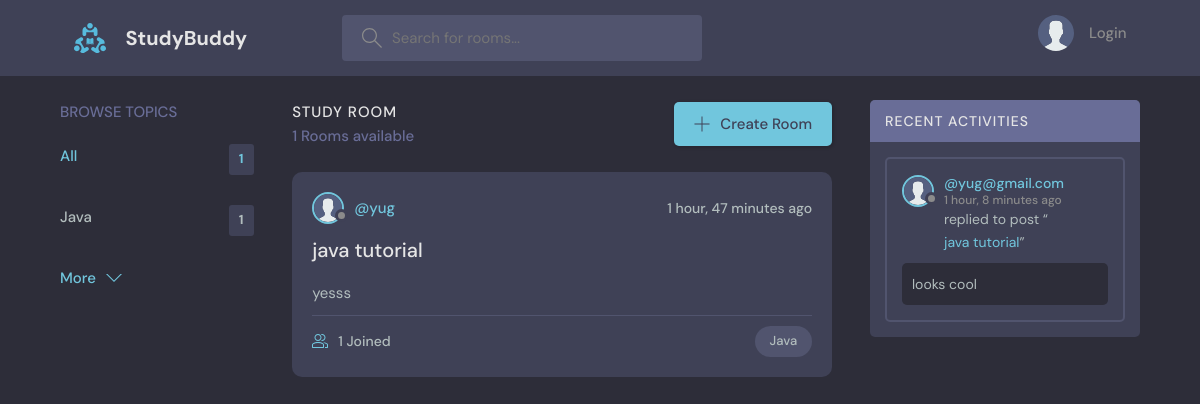
The page / on the database its author committed.
### base/models.py (models this page shows, shortened)
class Topic(models.Model):
    name = models.CharField(max_length=200)

class Room(models.Model):
    host =  models.ForeignKey(User, on_delete=models.CASCADE, null=True)
    topic = models.ForeignKey(Topic, on_delete=models.SET_NULL, null=True)
    name = models.CharField(max_length=200)
    description = models.TextField(null=True, blank=True)
    participants = models.ManyToManyField(User,related_name='participants',blank=True)  #bcoz we already have User model connected we need related_name and we also want to submit the form without having to check it therefore we use blank=True
    updated = models.DateTimeField(auto_now=True) #auto_now --> Updates the field to the current date and time every time the object is saved.
    created = models.DateTimeField(auto_now_add=True)  #auto_now_add --> Sets the field to the current date and time only when the object is first created
    class Meta:
        ordering = ['-updated','-created']  #this is for adding newest item to the top
    def __str__(self):
        return self.name

class User(AbstractUser):
    name = models.CharField(max_length=200,null=True)
    email = models.EmailField(unique=True,null=True)
    bio = models.TextField(null=True)
    avatar = models.ImageField(null=True,default ="avatar.svg")
    USERNAME_FIELD = 'email'
    REQUIRED_FIELDS = []

class Message(models.Model):
    user = models.ForeignKey(User, on_delete=models.CASCADE)
    room = models.ForeignKey(Room, on_delete=models.CASCADE)  #CASCADE means, "If the user is deleted, delete all their messages too."
    body = models.TextField(blank=True)
    updated = models.DateTimeField(auto_now=True)
    created = models.DateTimeField(auto_now_add=True)
    class Meta:
        ordering = ['-updated','-created']

### base/views.py (the view)
# urls.py: path('',views.home,name="Home"),
def home(request):
    q = request.GET.get('q') if request.GET.get('q') != None else ''
    rooms = Room.objects.filter(
        Q(topic__name__icontains=q) |
        Q(name__icontains=q) |
        Q(description__icontains=q)
    )
    topics = Topic.objects.all()[0:5]  # that will only give us 5 topics and the rest will be in more
    room_count = rooms.count()
    room_messages = Message.objects.filter( Q (room__topic__name__icontains=q)
    )
    context = {'rooms':rooms,'topics':topics,'room_count':room_count,'room_messages':room_messages}
    return render(request,'base/home.html',context)

### base/templates/base/home.html (shortened to what this page needs)
{% extends "main.html" %}
{% block content %}
    <main class="layout layout--3">
      <div class="container">
         {% include 'base/topics_components.html' %}
        <div class="roomList">
          <div class="roomList__header">
            <div>
              <h2>Study Room</h2>
              <p>{{room_count}} Rooms available</p>
            </div>
            <a class="btn btn--main" href="{% url 'Create-Room' %}">
              <svg version="1.1" xmlns="http://www.w3.org/2000/svg" width="32" height="32" viewBox="0 0 32 32">
                <title>add</title>
                <path
                  d="M16.943 0.943h-1.885v14.115h-14.115v1.885h14.115v14.115h1.885v-14.115h14.115v-1.885h-14.115v-14.115z"
                ></path>
              </svg>
              Create Room
            </a>
          </div>
          {% include 'base/feed_component.html' %}
        </div>
        {% include 'base/activity_component.html' %}
      </div>
    </main>
{% endblock %}

### base/templates/base/topics_components.html (shortened to what this page needs)
<div class="topics">
          <div class="topics__header">
            <h2>Browse Topics</h2>
          </div>
          <ul class="topics__list">
            <li>
              <a href="{% url 'Home' %}" class="active">All <span>{{topics.count}}</span></a>
            </li>
            {% for topic in topics%}
            <li>
              <a href="{% url 'Home' %}?q={{topic.name}}">{{topic.name}} <span>{{topic.room_set.all.count}}</span></a>
            </li>
            {% endfor %}
          </ul>
          <a class="btn btn--link" href="{% url 'topics' %}">
            More
            <svg version="1.1" xmlns="http://www.w3.org/2000/svg" width="32" height="32" viewBox="0 0 32 32">
              <title>chevron-down</title>
              <path d="M16 21l-13-13h-3l16 16 16-16h-3l-13 13z"></path>
            </svg>
          </a>
        </div>

### base/templates/base/feed_component.html (shortened to what this page needs)
{% for room in rooms %}
<div class="roomListRoom">
            <div class="roomListRoom__header">
              <a href="{% url 'user-profile' room.host.id %}" class="roomListRoom__author">
                <div class="avatar avatar--small">
                  <img src="{{room.host.avatar.url}}" />
                </div>
                <span>@{{room.host.username}}</span>
              </a>
              <div class="roomListRoom__actions">
                <span>{{room.created|timesince}} ago</span>
              </div>
            </div>
            <div class="roomListRoom__content">
              <a href="{% url 'Room' room.id %}">{{room.name}}</a>
              <p>
                {{room.description}}
              </p>
            </div>
            <div class="roomListRoom__meta">
              <a href="{% url 'Room' room.id %}" class="roomListRoom__joined">
                {{room.participants.all.count}} Joined
              </a>
              <p class="roomListRoom__topic">{{room.topic.name}}</p>
            </div>
</div>
{% endfor %}

### base/templates/base/activity_component.html (shortened to what this page needs)
<div class="activities">
          <div class="activities__header">
            <h2>Recent Activities</h2>
          </div>
          {% for message in room_messages %}
          <div class="activities__box">
            <div class="activities__boxHeader roomListRoom__header">
              <a href="{% url 'user-profile' message.user.id %}" class="roomListRoom__author">
                <div class="avatar avatar--small">
                  <img src="{{message.user.avatar.url}}" />
                </div>
                <p>
                  @{{message.user}}
                  <span>{{message.created|timesince}} ago</span>
                </p>
              </a>
            </div>
            <div class="activities__boxContent">
              <p>replied to post “<a href="{% url 'Room' message.room.id %}">{{message.room}}</a>”</p>
              <div class="activities__boxRoomContent">
               {{message.body}}
              </div>
            </div>
          </div>
          {% endfor %}
</div>

### rows shown on the page
Topic: name "Java", room_set.all.count "1"
Room: host.avatar (placeholder picture), host.username "yug", created "1 hour, 47 minutes", name "java tutorial", description "yesss", participants.all.count "1", topic.name "Java"
Message: user.avatar (placeholder picture), user "yug@gmail.com", created "1 hour, 8 minutes", room "java tutorial", body "looks cool"

### other values the page prints
{{ topics.count }} "1"
{{ room_count }} "1"
